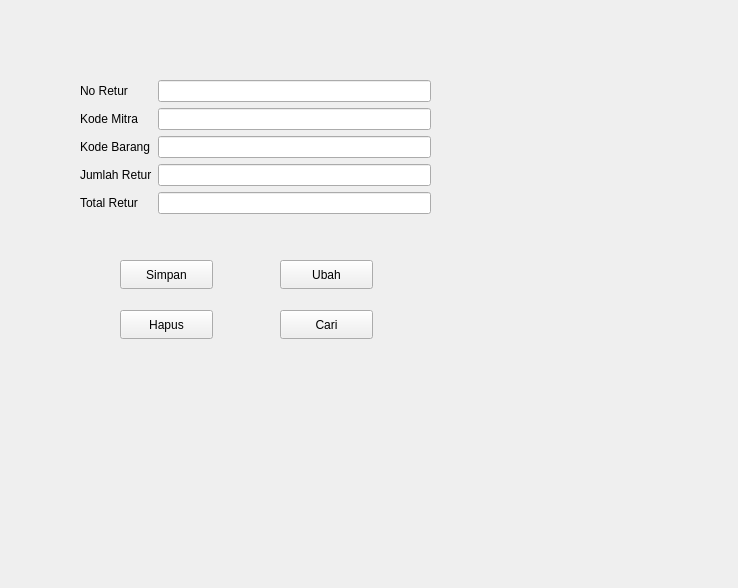
<?xml version="1.0" encoding="UTF-8"?>
<ui version="4.0">
 <class>FormRetur</class>
 <widget class="QWidget" name="FormRetur">
  <property name="geometry">
   <rect>
    <x>0</x>
    <y>0</y>
    <width>738</width>
    <height>588</height>
   </rect>
  </property>
  <property name="windowTitle">
   <string>Form</string>
  </property>
  <widget class="QWidget" name="formLayoutWidget">
   <property name="geometry">
    <rect>
     <x>80</x>
     <y>80</y>
     <width>351</width>
     <height>171</height>
    </rect>
   </property>
   <layout class="QFormLayout" name="formLayout">
    <item row="0" column="0">
     <widget class="QLabel" name="noReturLabel">
      <property name="text">
       <string>No Retur</string>
      </property>
     </widget>
    </item>
    <item row="0" column="1">
     <widget class="QLineEdit" name="noReturLineEdit"/>
    </item>
    <item row="1" column="0">
     <widget class="QLabel" name="kodeMitraLabel">
      <property name="text">
       <string>Kode Mitra</string>
      </property>
     </widget>
    </item>
    <item row="1" column="1">
     <widget class="QLineEdit" name="kodeMitraLineEdit"/>
    </item>
    <item row="2" column="0">
     <widget class="QLabel" name="kodeBarangLabel">
      <property name="text">
       <string>Kode Barang</string>
      </property>
     </widget>
    </item>
    <item row="2" column="1">
     <widget class="QLineEdit" name="kodeBarangLineEdit"/>
    </item>
    <item row="3" column="0">
     <widget class="QLabel" name="jumlahReturLabel">
      <property name="text">
       <string>Jumlah Retur</string>
      </property>
     </widget>
    </item>
    <item row="3" column="1">
     <widget class="QLineEdit" name="jumlahReturLineEdit"/>
    </item>
    <item row="4" column="0">
     <widget class="QLabel" name="totalReturLabel">
      <property name="text">
       <string>Total Retur</string>
      </property>
     </widget>
    </item>
    <item row="4" column="1">
     <widget class="QLineEdit" name="totalReturLineEdit"/>
    </item>
   </layout>
  </widget>
  <widget class="QPushButton" name="pushButton">
   <property name="geometry">
    <rect>
     <x>120</x>
     <y>260</y>
     <width>93</width>
     <height>29</height>
    </rect>
   </property>
   <property name="text">
    <string>Simpan</string>
   </property>
  </widget>
  <widget class="QPushButton" name="pushButton_2">
   <property name="geometry">
    <rect>
     <x>280</x>
     <y>260</y>
     <width>93</width>
     <height>29</height>
    </rect>
   </property>
   <property name="text">
    <string>Ubah</string>
   </property>
  </widget>
  <widget class="QPushButton" name="pushButton_3">
   <property name="geometry">
    <rect>
     <x>120</x>
     <y>310</y>
     <width>93</width>
     <height>29</height>
    </rect>
   </property>
   <property name="text">
    <string>Hapus</string>
   </property>
  </widget>
  <widget class="QPushButton" name="pushButton_4">
   <property name="geometry">
    <rect>
     <x>280</x>
     <y>310</y>
     <width>93</width>
     <height>29</height>
    </rect>
   </property>
   <property name="text">
    <string>Cari</string>
   </property>
  </widget>
 </widget>
 <resources/>
 <connections/>
</ui>
